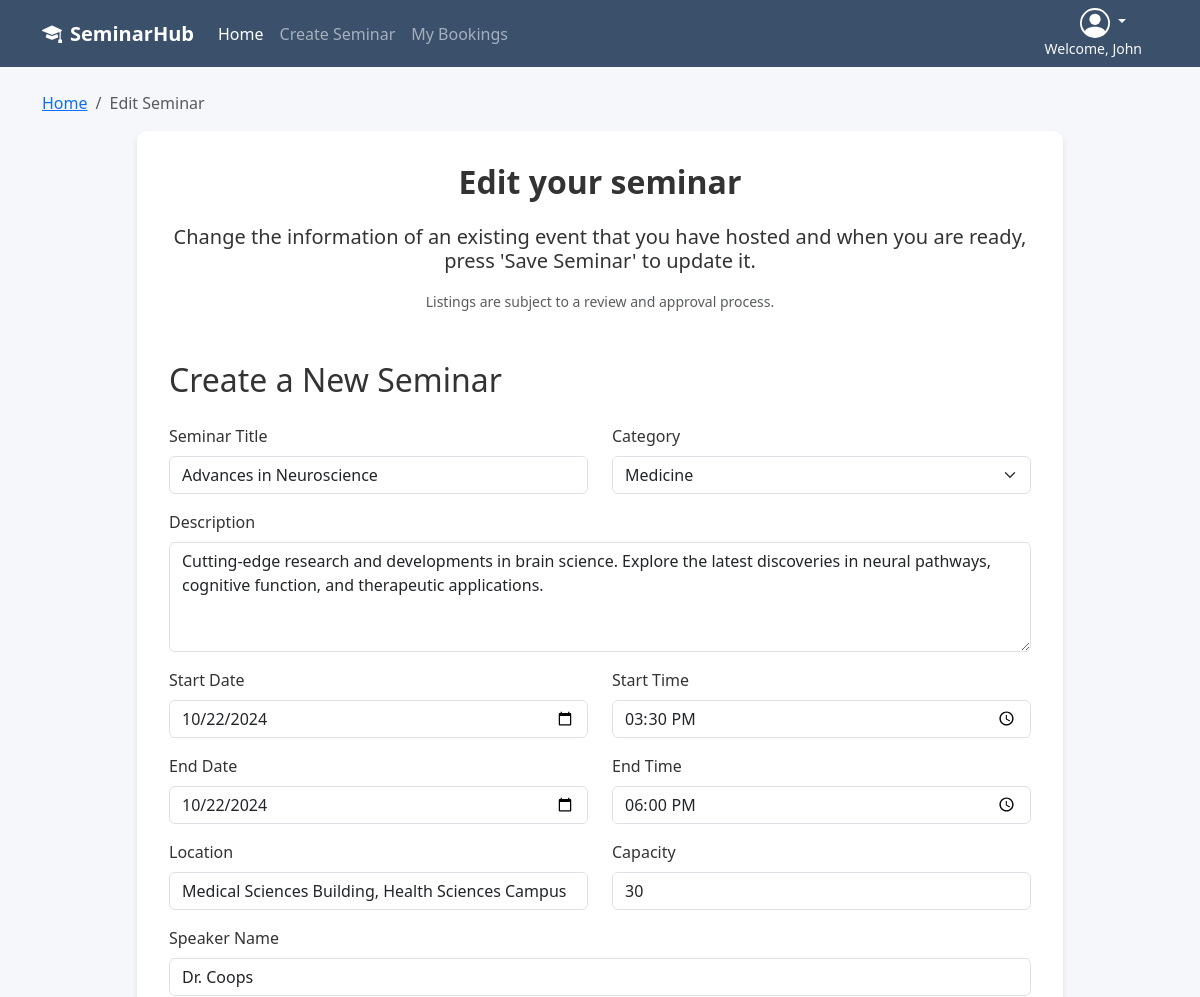
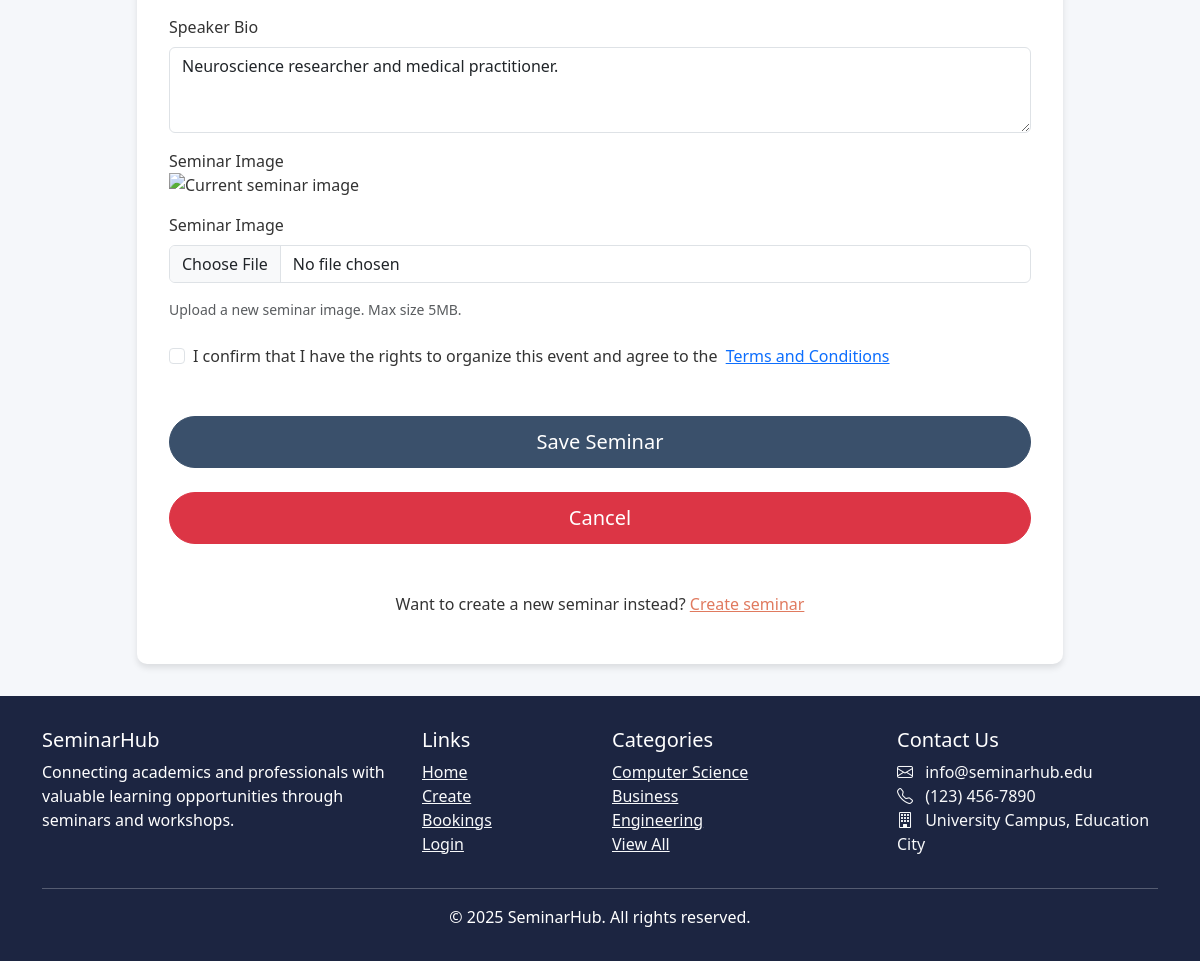
The app's page /event/3/edit (signed in) with its own data (2 pictures, top to bottom).
### SeminarHub/models.py (models this page shows, shortened)
class User(db.Model, UserMixin):
    __tablename__ = 'users'
    id = db.Column(db.Integer, primary_key=True)
    first_name = db.Column(db.String(64), index=True)
    last_name  = db.Column(db.String(64), index=True)
    email      = db.Column(db.String(64), unique=True)
    password_hash = db.Column(db.String(256), nullable=False)
    number     = db.Column(db.String(64), nullable=False)
    address    = db.Column(db.String(256), nullable=False)
    last_seen = db.Column(db.DateTime, default=datetime.now())
    bookings      = db.relationship("Booking", back_populates="user")
    comments      = db.relationship("Comment", back_populates="user")
    owned_events  = db.relationship("Event",   back_populates="owner")

class Event(db.Model):
    __tablename__ = "events"
    id          = db.Column(db.Integer, primary_key=True)
    title       = db.Column(db.String(150), nullable=False)
    description = db.Column(db.Text, nullable=False)
    category    = db.Column(db.String(64))
    location    = db.Column(db.String(120))
    capacity    = db.Column(db.Integer, default=0)
    status      = db.Column(db.String(16), default="Open")
    start_dt    = db.Column(db.DateTime, nullable=False)
    end_dt      = db.Column(db.DateTime, nullable=False)
    image_url   = db.Column(db.String(255))
    speaker     = db.Column(db.String(120))
    speaker_bio = db.Column(db.Text)
    date_added = db.Column(db.DateTime, default=datetime.utcnow)
    owner_user_id = db.Column(db.Integer, db.ForeignKey("users.id"))
    owner         = db.relationship("User", back_populates="owned_events")
    comments = db.relationship(
        "Comment",
        back_populates="event",
        cascade="all, delete-orphan",
        order_by="desc(Comment.created_at)"
    )
    bookings = db.relationship(
        "Booking",
        back_populates="event",
        cascade="all, delete-orphan"
    )

### SeminarHub/event/event.py (the view, shortened to what this page needs)
@event_bp.route('/event/<int:event_id>/edit', methods=['GET', 'POST'])
@login_required
def edit_event(event_id):
    event = Event.query.get_or_404(event_id)
    back = request.referrer
    if back is None:
        back = url_for('main.index')
    if current_user.id != event.owner_user_id:
        flash('You are not the owner of that seminar.', 'error')
        return redirect(url_for('event.event_details', event_id=event.id))
    form = EditForm(obj = event)
    if request.method == 'GET' and event.start_dt and event.end_dt:
        try:
            form.start_date.data = event.start_dt.date()
            form.start_time.data = event.start_dt.time()
            form.end_time.data = event.end_dt.time()
            form.end_date.data = event.end_dt.date()
        except Exception:
            pass
    return render_template('edit_seminar.html', form = form, event = event, back = back)

### SeminarHub/main/forms.py
class EditForm(CreateForm):
    image = FileField('Seminar Image', validators=[Optional(), FileAllowed(ALLOWED_FILE, message='Uploaded image must be a PNG, JPG or JPEG.')])
    accept_toc = BooleanField(Markup('I confirm that I have the rights to organize this event and agree to the <a href="" class="ms-1">Terms and Conditions</a>'), validators=[Optional()])
    submit = SubmitField('Save Seminar', render_kw={'class': 'mt-4 btn btn-primary login-button btn-lg'})

### SeminarHub/event/templates/edit_seminar.html (shortened to what this page needs)
{% from 'bootstrap5/form.html' import render_field, render_form_row %}
{%  extends 'base.html' %}
{% block content %}
<div class="container mt-4">
<nav aria-label="breadcrumb">
    <ol class="breadcrumb">
        <li class="breadcrumb-item"><a href="{{ url_for('main.index' )}}">Home</a></li>
        <li class="breadcrumb-item active" aria-current="page">Edit Seminar</li>
    </ol>
</nav>
<div class="row justify-content-center">
    <div class="col-lg-10">
        <div class="form-section">
            <div class="text-center mb-5">
                <h1 class="fs-2 fw-bold mb-4">Edit your seminar</h1>
                <h5 class="mb-3">Change the information of an existing event that you have hosted and when you are ready, press 'Save Seminar' to update it.</h5>
                <small class="text-muted">Listings are subject to a review and approval process.</small>
            </div>
            <h2 class="mb-4">Create a New Seminar</h2>
            <form action="" method="post" enctype="multipart/form-data" novalidate>
                {{ render_form_row([form.title, form.category], col_class_default='col-md-6')}}
                <div class="mb-3">
                    {{render_field(form.description)}}
                </div>
                {{ render_form_row([form.start_date, form.start_time], col_class_default='col-md-6')}}
                {{ render_form_row([form.end_date, form.end_time], col_class_default='col-md-6')}}
                {{ render_form_row([form.location, form.capacity], col_class_default='col-md-6')}}
                <div class="mb-3">
                    {{render_field(form.speaker)}}
                </div>
                <div class="mb-3">
                    {{render_field(form.speaker_bio)}}
                </div>
                <div class="mb-4">
                    {{form.image.label(value='Current Image')}}
                    <div><img src="{{ event.image_url }}" alt="Current seminar image" class="mb-3" width="200px"></div>
                    {{render_field(form.image)}}
                    <div class="form-text">Upload a new seminar image. Max size 5MB.</div>
                </div>
                <div class="mb-5">
                    {{render_field(form.accept_toc)}}
                </div>
                <div class="d-grid gap-2 mb-4">
                    {{ form.submit(value='Save Seminar', class="btn btn-primary login-button btn-lg") }}
                    <a href="{{back}}" class=" mt-3 btn btn-danger btn-lg login-button">Cancel</a>
                </div>
            </form>
            <div class="text-center mt-5">
                <p class="">Want to create a new seminar instead? <a href="{{url_for('event.create')}}" type="button" class="text-accent">Create seminar</a></p>
            </div>
        </div>
    </div>
</div>
{% endblock %}

### SeminarHub/templates/_navigation.html (shortened to what this page needs)
<nav class="navbar navbar-expand-lg navbar-dark sticky-top">
    <div class="container">
        <a class="navbar-brand fw-bold" href="{{ url_for('main.index') }}">
            <i class="bi bi-mortarboard-fill me-2"></i>SeminarHub
        </a>
        {% if current_user.is_authenticated %}
        <div class="ms-auto order-lg-last text-end">
            <div class="dropdown pe-3">
                <a href="#" class="d-block link-body-emphasis text-decoration-none dropdown-toggle text-light pe-3" data-bs-toggle="dropdown" aria-expanded="false">
                </a>
                <small class="d-block text-end text-light">Welcome, {{ current_user.first_name }}</small>
            </div>
        </div>
        {% endif %}
        <div class="collapse navbar-collapse" id="navbarNav">
            <ul class="navbar-nav me-auto">
                <li class="nav-item">
                    <a class="nav-link active" href="{{ url_for('main.index') }}">Home</a>
                </li>
                <li class="nav-item">
                    <a class="nav-link" href="{{url_for('event.create')}}">Create Seminar</a>
                </li>
                <li class="nav-item">
                    <a class="nav-link" href="{{url_for('booking.booking')}}">My Bookings</a>
                </li>
            </ul>
        </div>
    </div>
</nav>

### SeminarHub/static/style/stylesheet.css (style rules this page uses)
:root { --primary: #3a506b; --secondary: #5bc0be; --light: #f8f9fa; --dark: #1c2541; --accent: #e07a5f; }
html, body { min-height: 100%; margin: 0; padding: 0; }
body { font-family: 'Segoe UI', Tahoma, Geneva, Verdana, sans-serif; background-color: #f5f7fa; color: #333; }
.navbar { background-color: var(--primary); }
.login-button { border-radius: 50px; padding: 10px; width: 100%; }
.text-accent { color: var(--accent); }
.form-section { background-color: white; border-radius: 10px; box-shadow: 0 4px 6px rgba(0, 0, 0, 0.1); margin-bottom: 2rem; padding: 2rem; }
.btn-primary { background-color: var(--primary); border-color: var(--primary); }

### records on screen
User: first_name "John"
Event: title "Advances in Neuroscience", category "Medicine", description "Cutting-edge research and developments in brain science. Explore the latest discoveries in neural pathways, cognitive function, and therapeutic applications.", location "Medical Sciences Building, Health Sciences Campus", capacity "30", speaker "Dr. Coops", speaker_bio "Neuroscience researcher and medical practitioner."

### other values on screen
{{ current_year or 2025 }} "2025"
